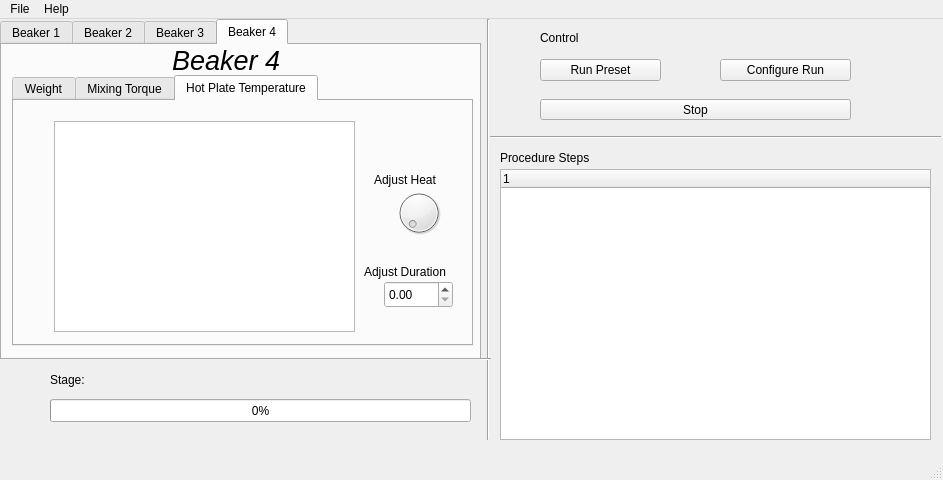
<?xml version="1.0" encoding="UTF-8"?>
<ui version="4.0">
 <class>MainWindow</class>
 <widget class="QMainWindow" name="MainWindow">
  <property name="geometry">
   <rect>
    <x>0</x>
    <y>0</y>
    <width>943</width>
    <height>480</height>
   </rect>
  </property>
  <property name="windowTitle">
   <string>Automated Blend Machine</string>
  </property>
  <property name="windowIcon">
   <iconset>
    <normaloff>../Pictures/Infineum-Colour-Logo.png</normaloff>../Pictures/Infineum-Colour-Logo.png</iconset>
  </property>
  <property name="autoFillBackground">
   <bool>true</bool>
  </property>
  <widget class="QWidget" name="centralwidget">
   <widget class="QLabel" name="stage_lbl">
    <property name="geometry">
     <rect>
      <x>50</x>
      <y>350</y>
      <width>411</width>
      <height>21</height>
     </rect>
    </property>
    <property name="text">
     <string>Stage:</string>
    </property>
   </widget>
   <widget class="QPushButton" name="run_preset">
    <property name="geometry">
     <rect>
      <x>540</x>
      <y>40</y>
      <width>121</width>
      <height>22</height>
     </rect>
    </property>
    <property name="text">
     <string>Run Preset</string>
    </property>
   </widget>
   <widget class="QPushButton" name="config_run">
    <property name="geometry">
     <rect>
      <x>720</x>
      <y>40</y>
      <width>131</width>
      <height>22</height>
     </rect>
    </property>
    <property name="text">
     <string>Configure Run</string>
    </property>
   </widget>
   <widget class="QPushButton" name="stopBtn">
    <property name="geometry">
     <rect>
      <x>540</x>
      <y>80</y>
      <width>311</width>
      <height>21</height>
     </rect>
    </property>
    <property name="text">
     <string>Stop</string>
    </property>
   </widget>
   <widget class="QProgressBar" name="progressBar">
    <property name="geometry">
     <rect>
      <x>50</x>
      <y>380</y>
      <width>421</width>
      <height>23</height>
     </rect>
    </property>
    <property name="value">
     <number>0</number>
    </property>
   </widget>
   <widget class="Line" name="line">
    <property name="geometry">
     <rect>
      <x>480</x>
      <y>0</y>
      <width>16</width>
      <height>421</height>
     </rect>
    </property>
    <property name="orientation">
     <enum>Qt::Vertical</enum>
    </property>
   </widget>
   <widget class="Line" name="line_2">
    <property name="geometry">
     <rect>
      <x>-40</x>
      <y>330</y>
      <width>531</width>
      <height>20</height>
     </rect>
    </property>
    <property name="orientation">
     <enum>Qt::Horizontal</enum>
    </property>
   </widget>
   <widget class="Line" name="line_3">
    <property name="geometry">
     <rect>
      <x>490</x>
      <y>110</y>
      <width>451</width>
      <height>16</height>
     </rect>
    </property>
    <property name="orientation">
     <enum>Qt::Horizontal</enum>
    </property>
   </widget>
   <widget class="QLabel" name="procd_lbl">
    <property name="geometry">
     <rect>
      <x>500</x>
      <y>130</y>
      <width>141</width>
      <height>17</height>
     </rect>
    </property>
    <property name="text">
     <string>Procedure Steps</string>
    </property>
   </widget>
   <widget class="QTabWidget" name="beakers_tabwid">
    <property name="geometry">
     <rect>
      <x>0</x>
      <y>0</y>
      <width>481</width>
      <height>341</height>
     </rect>
    </property>
    <property name="cursor">
     <cursorShape>ArrowCursor</cursorShape>
    </property>
    <property name="currentIndex">
     <number>3</number>
    </property>
    <widget class="QWidget" name="Beaker1_tab">
     <attribute name="title">
      <string>Beaker 1</string>
     </attribute>
     <widget class="QTabWidget" name="subtabs1">
      <property name="geometry">
       <rect>
        <x>10</x>
        <y>30</y>
        <width>461</width>
        <height>271</height>
       </rect>
      </property>
      <property name="cursor">
       <cursorShape>ArrowCursor</cursorShape>
      </property>
      <property name="currentIndex">
       <number>0</number>
      </property>
      <widget class="QWidget" name="weight1">
       <attribute name="title">
        <string>Weight</string>
       </attribute>
       <widget class="QGraphicsView" name="grph_weight1">
        <property name="geometry">
         <rect>
          <x>40</x>
          <y>20</y>
          <width>301</width>
          <height>211</height>
         </rect>
        </property>
        <property name="cursor" stdset="0">
         <cursorShape>CrossCursor</cursorShape>
        </property>
       </widget>
      </widget>
      <widget class="QWidget" name="mix1">
       <attribute name="title">
        <string>Mixing Torque</string>
       </attribute>
       <widget class="QDial" name="dial_mix1">
        <property name="geometry">
         <rect>
          <x>380</x>
          <y>80</y>
          <width>50</width>
          <height>64</height>
         </rect>
        </property>
       </widget>
       <widget class="QDoubleSpinBox" name="spin_mix1">
        <property name="geometry">
         <rect>
          <x>370</x>
          <y>180</y>
          <width>69</width>
          <height>27</height>
         </rect>
        </property>
       </widget>
       <widget class="QLabel" name="lbl0_mix1">
        <property name="geometry">
         <rect>
          <x>350</x>
          <y>70</y>
          <width>101</width>
          <height>20</height>
         </rect>
        </property>
        <property name="text">
         <string>Adjust Torque</string>
        </property>
       </widget>
       <widget class="QLabel" name="lbl1_mix1">
        <property name="geometry">
         <rect>
          <x>350</x>
          <y>160</y>
          <width>111</width>
          <height>21</height>
         </rect>
        </property>
        <property name="text">
         <string>Adjust Duration</string>
        </property>
       </widget>
       <widget class="QGraphicsView" name="grph_mix1">
        <property name="geometry">
         <rect>
          <x>40</x>
          <y>20</y>
          <width>301</width>
          <height>211</height>
         </rect>
        </property>
        <property name="cursor" stdset="0">
         <cursorShape>CrossCursor</cursorShape>
        </property>
       </widget>
      </widget>
      <widget class="QWidget" name="hot1">
       <attribute name="title">
        <string>Hot Plate Temperature</string>
       </attribute>
       <widget class="QDial" name="dial_hot1">
        <property name="geometry">
         <rect>
          <x>380</x>
          <y>80</y>
          <width>50</width>
          <height>64</height>
         </rect>
        </property>
       </widget>
       <widget class="QDoubleSpinBox" name="spin_hot1">
        <property name="geometry">
         <rect>
          <x>370</x>
          <y>180</y>
          <width>69</width>
          <height>27</height>
         </rect>
        </property>
       </widget>
       <widget class="QLabel" name="lbl0_hot1">
        <property name="geometry">
         <rect>
          <x>360</x>
          <y>70</y>
          <width>91</width>
          <height>17</height>
         </rect>
        </property>
        <property name="text">
         <string>Adjust Heat</string>
        </property>
       </widget>
       <widget class="QLabel" name="lbl1_hot1">
        <property name="geometry">
         <rect>
          <x>350</x>
          <y>160</y>
          <width>111</width>
          <height>21</height>
         </rect>
        </property>
        <property name="text">
         <string>Adjust Duration</string>
        </property>
       </widget>
       <widget class="QGraphicsView" name="grph_hot1">
        <property name="geometry">
         <rect>
          <x>40</x>
          <y>20</y>
          <width>301</width>
          <height>211</height>
         </rect>
        </property>
        <property name="cursor" stdset="0">
         <cursorShape>CrossCursor</cursorShape>
        </property>
       </widget>
      </widget>
     </widget>
     <widget class="QLabel" name="beaker1_lbl">
      <property name="geometry">
       <rect>
        <x>170</x>
        <y>0</y>
        <width>121</width>
        <height>31</height>
       </rect>
      </property>
      <property name="font">
       <font>
        <pointsize>20</pointsize>
        <italic>true</italic>
       </font>
      </property>
      <property name="text">
       <string>Beaker 1</string>
      </property>
     </widget>
    </widget>
    <widget class="QWidget" name="Beaker2_tab">
     <attribute name="title">
      <string>Beaker 2</string>
     </attribute>
     <widget class="QLabel" name="beaker2_lbl">
      <property name="geometry">
       <rect>
        <x>170</x>
        <y>0</y>
        <width>121</width>
        <height>31</height>
       </rect>
      </property>
      <property name="font">
       <font>
        <pointsize>20</pointsize>
        <italic>true</italic>
       </font>
      </property>
      <property name="text">
       <string>Beaker 2</string>
      </property>
     </widget>
     <widget class="QTabWidget" name="subtabs2">
      <property name="geometry">
       <rect>
        <x>10</x>
        <y>30</y>
        <width>461</width>
        <height>271</height>
       </rect>
      </property>
      <property name="cursor">
       <cursorShape>ArrowCursor</cursorShape>
      </property>
      <property name="currentIndex">
       <number>0</number>
      </property>
      <widget class="QWidget" name="weight2">
       <attribute name="title">
        <string>Weight</string>
       </attribute>
       <widget class="QGraphicsView" name="grph_weight2">
        <property name="geometry">
         <rect>
          <x>40</x>
          <y>20</y>
          <width>301</width>
          <height>211</height>
         </rect>
        </property>
        <property name="cursor" stdset="0">
         <cursorShape>CrossCursor</cursorShape>
        </property>
       </widget>
      </widget>
      <widget class="QWidget" name="mix2">
       <attribute name="title">
        <string>Mixing Torque</string>
       </attribute>
       <widget class="QDial" name="dial_mix2">
        <property name="geometry">
         <rect>
          <x>380</x>
          <y>80</y>
          <width>50</width>
          <height>64</height>
         </rect>
        </property>
       </widget>
       <widget class="QDoubleSpinBox" name="spin_mix2">
        <property name="geometry">
         <rect>
          <x>370</x>
          <y>180</y>
          <width>69</width>
          <height>27</height>
         </rect>
        </property>
       </widget>
       <widget class="QLabel" name="lbl0_mix2">
        <property name="geometry">
         <rect>
          <x>350</x>
          <y>70</y>
          <width>101</width>
          <height>20</height>
         </rect>
        </property>
        <property name="text">
         <string>Adjust Torque</string>
        </property>
       </widget>
       <widget class="QLabel" name="lbl1_mix2">
        <property name="geometry">
         <rect>
          <x>350</x>
          <y>160</y>
          <width>111</width>
          <height>21</height>
         </rect>
        </property>
        <property name="text">
         <string>Adjust Duration</string>
        </property>
       </widget>
       <widget class="QGraphicsView" name="grph_mix2">
        <property name="geometry">
         <rect>
          <x>40</x>
          <y>20</y>
          <width>301</width>
          <height>211</height>
         </rect>
        </property>
        <property name="cursor" stdset="0">
         <cursorShape>CrossCursor</cursorShape>
        </property>
       </widget>
      </widget>
      <widget class="QWidget" name="hot2">
       <attribute name="title">
        <string>Hot Plate Temperature</string>
       </attribute>
       <widget class="QDial" name="dial_hot2">
        <property name="geometry">
         <rect>
          <x>380</x>
          <y>80</y>
          <width>50</width>
          <height>64</height>
         </rect>
        </property>
       </widget>
       <widget class="QDoubleSpinBox" name="spin_hot2">
        <property name="geometry">
         <rect>
          <x>370</x>
          <y>180</y>
          <width>69</width>
          <height>27</height>
         </rect>
        </property>
       </widget>
       <widget class="QLabel" name="lbl0_hot2">
        <property name="geometry">
         <rect>
          <x>360</x>
          <y>70</y>
          <width>91</width>
          <height>17</height>
         </rect>
        </property>
        <property name="text">
         <string>Adjust Heat</string>
        </property>
       </widget>
       <widget class="QLabel" name="lbl1_hot2">
        <property name="geometry">
         <rect>
          <x>350</x>
          <y>160</y>
          <width>111</width>
          <height>21</height>
         </rect>
        </property>
        <property name="text">
         <string>Adjust Duration</string>
        </property>
       </widget>
       <widget class="QGraphicsView" name="grph_hot2">
        <property name="geometry">
         <rect>
          <x>40</x>
          <y>20</y>
          <width>301</width>
          <height>211</height>
         </rect>
        </property>
        <property name="cursor" stdset="0">
         <cursorShape>CrossCursor</cursorShape>
        </property>
       </widget>
      </widget>
     </widget>
    </widget>
    <widget class="QWidget" name="Beaker3_tab">
     <attribute name="title">
      <string>Beaker 3</string>
     </attribute>
     <widget class="QTabWidget" name="subtabs3">
      <property name="geometry">
       <rect>
        <x>10</x>
        <y>30</y>
        <width>461</width>
        <height>271</height>
       </rect>
      </property>
      <property name="cursor">
       <cursorShape>ArrowCursor</cursorShape>
      </property>
      <property name="currentIndex">
       <number>0</number>
      </property>
      <widget class="QWidget" name="weight3">
       <attribute name="title">
        <string>Weight</string>
       </attribute>
       <widget class="QGraphicsView" name="grph_weight3">
        <property name="geometry">
         <rect>
          <x>40</x>
          <y>20</y>
          <width>301</width>
          <height>211</height>
         </rect>
        </property>
        <property name="cursor" stdset="0">
         <cursorShape>CrossCursor</cursorShape>
        </property>
       </widget>
      </widget>
      <widget class="QWidget" name="mix3">
       <attribute name="title">
        <string>Mixing Torque</string>
       </attribute>
       <widget class="QDial" name="dial_mix3">
        <property name="geometry">
         <rect>
          <x>380</x>
          <y>80</y>
          <width>50</width>
          <height>64</height>
         </rect>
        </property>
       </widget>
       <widget class="QDoubleSpinBox" name="spin_mix3">
        <property name="geometry">
         <rect>
          <x>370</x>
          <y>180</y>
          <width>69</width>
          <height>27</height>
         </rect>
        </property>
       </widget>
       <widget class="QLabel" name="lbl0_mix3">
        <property name="geometry">
         <rect>
          <x>350</x>
          <y>70</y>
          <width>101</width>
          <height>20</height>
         </rect>
        </property>
        <property name="text">
         <string>Adjust Torque</string>
        </property>
       </widget>
       <widget class="QLabel" name="lbl1_mix3">
        <property name="geometry">
         <rect>
          <x>350</x>
          <y>160</y>
          <width>111</width>
          <height>21</height>
         </rect>
        </property>
        <property name="text">
         <string>Adjust Duration</string>
        </property>
       </widget>
       <widget class="QGraphicsView" name="grph_mix3">
        <property name="geometry">
         <rect>
          <x>40</x>
          <y>20</y>
          <width>301</width>
          <height>211</height>
         </rect>
        </property>
        <property name="cursor" stdset="0">
         <cursorShape>CrossCursor</cursorShape>
        </property>
       </widget>
      </widget>
      <widget class="QWidget" name="hot3">
       <attribute name="title">
        <string>Hot Plate Temperature</string>
       </attribute>
       <widget class="QDial" name="dial_hot3">
        <property name="geometry">
         <rect>
          <x>380</x>
          <y>80</y>
          <width>50</width>
          <height>64</height>
         </rect>
        </property>
       </widget>
       <widget class="QDoubleSpinBox" name="spin_hot3">
        <property name="geometry">
         <rect>
          <x>370</x>
          <y>180</y>
          <width>69</width>
          <height>27</height>
         </rect>
        </property>
       </widget>
       <widget class="QLabel" name="lbl0_hot3">
        <property name="geometry">
         <rect>
          <x>360</x>
          <y>70</y>
          <width>91</width>
          <height>17</height>
         </rect>
        </property>
        <property name="text">
         <string>Adjust Heat</string>
        </property>
       </widget>
       <widget class="QLabel" name="lbl1_hot3">
        <property name="geometry">
         <rect>
          <x>350</x>
          <y>160</y>
          <width>111</width>
          <height>21</height>
         </rect>
        </property>
        <property name="text">
         <string>Adjust Duration</string>
        </property>
       </widget>
       <widget class="QGraphicsView" name="grph_hot3">
        <property name="geometry">
         <rect>
          <x>40</x>
          <y>20</y>
          <width>301</width>
          <height>211</height>
         </rect>
        </property>
        <property name="cursor" stdset="0">
         <cursorShape>CrossCursor</cursorShape>
        </property>
       </widget>
      </widget>
     </widget>
     <widget class="QLabel" name="beaker3_lbl">
      <property name="geometry">
       <rect>
        <x>170</x>
        <y>0</y>
        <width>121</width>
        <height>31</height>
       </rect>
      </property>
      <property name="font">
       <font>
        <pointsize>20</pointsize>
        <italic>true</italic>
       </font>
      </property>
      <property name="text">
       <string>Beaker 3</string>
      </property>
     </widget>
    </widget>
    <widget class="QWidget" name="Beaker4_tab">
     <attribute name="title">
      <string>Beaker 4</string>
     </attribute>
     <widget class="QTabWidget" name="subtabs4">
      <property name="geometry">
       <rect>
        <x>10</x>
        <y>30</y>
        <width>461</width>
        <height>271</height>
       </rect>
      </property>
      <property name="cursor">
       <cursorShape>ArrowCursor</cursorShape>
      </property>
      <property name="currentIndex">
       <number>2</number>
      </property>
      <widget class="QWidget" name="weight4">
       <attribute name="title">
        <string>Weight</string>
       </attribute>
       <widget class="QGraphicsView" name="grph_weight4">
        <property name="geometry">
         <rect>
          <x>40</x>
          <y>20</y>
          <width>301</width>
          <height>211</height>
         </rect>
        </property>
        <property name="cursor" stdset="0">
         <cursorShape>CrossCursor</cursorShape>
        </property>
       </widget>
      </widget>
      <widget class="QWidget" name="mix4">
       <attribute name="title">
        <string>Mixing Torque</string>
       </attribute>
       <widget class="QDial" name="dial_mix4">
        <property name="geometry">
         <rect>
          <x>380</x>
          <y>80</y>
          <width>50</width>
          <height>64</height>
         </rect>
        </property>
       </widget>
       <widget class="QDoubleSpinBox" name="spin_mix4">
        <property name="geometry">
         <rect>
          <x>370</x>
          <y>180</y>
          <width>69</width>
          <height>27</height>
         </rect>
        </property>
       </widget>
       <widget class="QLabel" name="lbl0_mix4">
        <property name="geometry">
         <rect>
          <x>350</x>
          <y>70</y>
          <width>101</width>
          <height>20</height>
         </rect>
        </property>
        <property name="text">
         <string>Adjust Torque</string>
        </property>
       </widget>
       <widget class="QLabel" name="lbl1_mix4">
        <property name="geometry">
         <rect>
          <x>350</x>
          <y>160</y>
          <width>111</width>
          <height>21</height>
         </rect>
        </property>
        <property name="text">
         <string>Adjust Duration</string>
        </property>
       </widget>
       <widget class="QGraphicsView" name="grph_mix4">
        <property name="geometry">
         <rect>
          <x>40</x>
          <y>20</y>
          <width>301</width>
          <height>211</height>
         </rect>
        </property>
        <property name="cursor" stdset="0">
         <cursorShape>CrossCursor</cursorShape>
        </property>
       </widget>
      </widget>
      <widget class="QWidget" name="hot4">
       <attribute name="title">
        <string>Hot Plate Temperature</string>
       </attribute>
       <widget class="QDial" name="dial_hot4">
        <property name="geometry">
         <rect>
          <x>380</x>
          <y>80</y>
          <width>50</width>
          <height>64</height>
         </rect>
        </property>
       </widget>
       <widget class="QDoubleSpinBox" name="spin_hot4">
        <property name="geometry">
         <rect>
          <x>370</x>
          <y>180</y>
          <width>69</width>
          <height>27</height>
         </rect>
        </property>
       </widget>
       <widget class="QLabel" name="lbl0_hot4">
        <property name="geometry">
         <rect>
          <x>360</x>
          <y>70</y>
          <width>91</width>
          <height>17</height>
         </rect>
        </property>
        <property name="text">
         <string>Adjust Heat</string>
        </property>
       </widget>
       <widget class="QLabel" name="lbl1_hot4">
        <property name="geometry">
         <rect>
          <x>350</x>
          <y>160</y>
          <width>111</width>
          <height>21</height>
         </rect>
        </property>
        <property name="text">
         <string>Adjust Duration</string>
        </property>
       </widget>
       <widget class="QGraphicsView" name="grph_hot4">
        <property name="geometry">
         <rect>
          <x>40</x>
          <y>20</y>
          <width>301</width>
          <height>211</height>
         </rect>
        </property>
        <property name="cursor" stdset="0">
         <cursorShape>CrossCursor</cursorShape>
        </property>
       </widget>
      </widget>
     </widget>
     <widget class="QLabel" name="beaker4_lbl">
      <property name="geometry">
       <rect>
        <x>170</x>
        <y>0</y>
        <width>121</width>
        <height>31</height>
       </rect>
      </property>
      <property name="font">
       <font>
        <pointsize>20</pointsize>
        <italic>true</italic>
       </font>
      </property>
      <property name="text">
       <string>Beaker 4</string>
      </property>
     </widget>
    </widget>
   </widget>
   <widget class="QLabel" name="control_lbl">
    <property name="geometry">
     <rect>
      <x>540</x>
      <y>10</y>
      <width>67</width>
      <height>17</height>
     </rect>
    </property>
    <property name="text">
     <string>Control</string>
    </property>
   </widget>
   <widget class="QTreeWidget" name="treeWidget">
    <property name="geometry">
     <rect>
      <x>500</x>
      <y>150</y>
      <width>431</width>
      <height>271</height>
     </rect>
    </property>
    <column>
     <property name="text">
      <string notr="true">1</string>
     </property>
    </column>
   </widget>
  </widget>
  <widget class="QMenuBar" name="menubar">
   <property name="geometry">
    <rect>
     <x>0</x>
     <y>0</y>
     <width>943</width>
     <height>25</height>
    </rect>
   </property>
   <widget class="QMenu" name="menuFile">
    <property name="title">
     <string>File</string>
    </property>
    <widget class="QMenu" name="menuNew">
     <property name="title">
      <string>New</string>
     </property>
     <addaction name="actionPreset_2"/>
    </widget>
    <addaction name="menuNew"/>
    <addaction name="actionOpen"/>
    <addaction name="actionSave"/>
    <addaction name="actionExport_Data"/>
   </widget>
   <widget class="QMenu" name="menuHelp">
    <property name="title">
     <string>Help</string>
    </property>
    <addaction name="actionAbout"/>
   </widget>
   <addaction name="menuFile"/>
   <addaction name="menuHelp"/>
  </widget>
  <widget class="QStatusBar" name="statusbar"/>
  <action name="actionOpen">
   <property name="text">
    <string>Open</string>
   </property>
  </action>
  <action name="actionSave">
   <property name="text">
    <string>Save</string>
   </property>
  </action>
  <action name="actionAbout">
   <property name="text">
    <string>About</string>
   </property>
  </action>
  <action name="actionPreset">
   <property name="text">
    <string>Preset</string>
   </property>
  </action>
  <action name="actionExport_Data">
   <property name="text">
    <string>Export Data</string>
   </property>
  </action>
  <action name="actionPreset_2">
   <property name="text">
    <string>Preset</string>
   </property>
  </action>
 </widget>
 <resources/>
 <connections/>
</ui>
